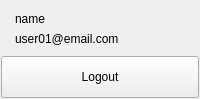
<?xml version="1.0" encoding="UTF-8"?>
<ui version="4.0">
 <class>userPopover</class>
 <widget class="QWidget" name="userPopover">
  <property name="geometry">
   <rect>
    <x>0</x>
    <y>0</y>
    <width>200</width>
    <height>99</height>
   </rect>
  </property>
  <property name="windowTitle">
   <string>Form</string>
  </property>
  <widget class="QPushButton" name="logoutBtn">
   <property name="geometry">
    <rect>
     <x>1</x>
     <y>56</y>
     <width>198</width>
     <height>42</height>
    </rect>
   </property>
   <property name="text">
    <string>Logout</string>
   </property>
  </widget>
  <widget class="QLabel" name="userEmail">
   <property name="geometry">
    <rect>
     <x>15</x>
     <y>30</y>
     <width>171</width>
     <height>18</height>
    </rect>
   </property>
   <property name="text">
    <string>user01@email.com</string>
   </property>
  </widget>
  <widget class="QLabel" name="popoverBg">
   <property name="geometry">
    <rect>
     <x>0</x>
     <y>0</y>
     <width>200</width>
     <height>99</height>
    </rect>
   </property>
   <property name="text">
    <string/>
   </property>
  </widget>
  <widget class="QLabel" name="userName">
   <property name="geometry">
    <rect>
     <x>15</x>
     <y>10</y>
     <width>171</width>
     <height>18</height>
    </rect>
   </property>
   <property name="text">
    <string>name</string>
   </property>
  </widget>
  <zorder>popoverBg</zorder>
  <zorder>logoutBtn</zorder>
  <zorder>userEmail</zorder>
  <zorder>userName</zorder>
 </widget>
 <resources/>
 <connections/>
</ui>
